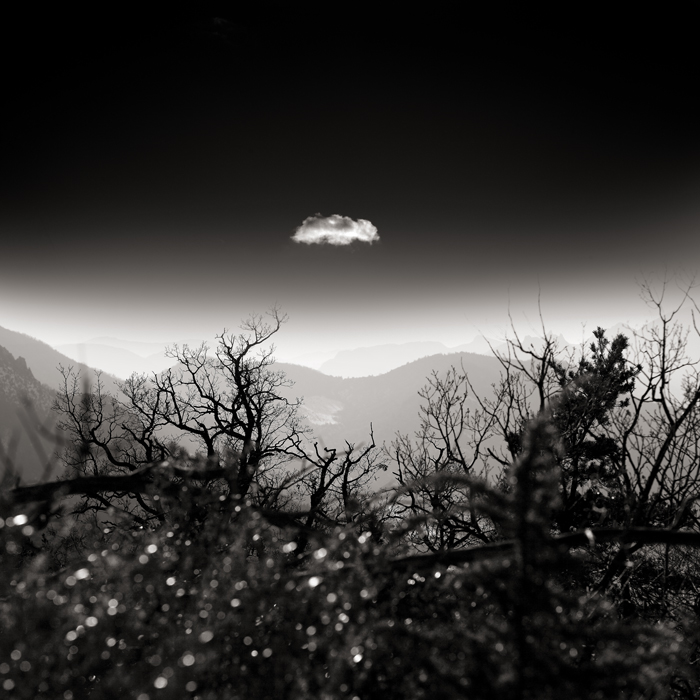
#> input picture resources/black_white1.jpg, 700 x 700 px
$ python -i sdhalftoning.py   (imports and definitions only)
#> lines starting #> are read from the running program, lines starting #| are printed output that depends on the picture; after the words box and inside, x2 and y2 are one past the last pixel; in counts of white or black regions, pixels touching at a corner belong together
#> further down, picture is the input picture: PIL image 700x700 RGB; mean R, G, B 61.1, 59.4, 57.6
from PIL import Image

#tramage à points dispersés

def execute(img):
	# Conversion en niveau de gris
	img = img.convert("L")

	# Définition de la taille de la grille de points
	grid_size = 10

	# Création d'une nouvelle image pour le tramage
	new_img = Image.new("1", (img.width, img.height))
#> new_img: PIL image 700x700 1; every value is 0

	# Boucle sur chaque pixel de l'image
	for x in range(img.width):
		for y in range(img.height):
			# Récupération de la valeur de luminosité du pixel
			lum = img.getpixel((x, y))

			# Calcul de la valeur moyenne de la grille de points
			avg_lum = sum([img.getpixel((i, j)) for i in range(x, x+grid_size) for j in range(y, y+grid_size)]) // (grid_size ** 2)

			# Si la valeur moyenne est supérieure ou égale à la luminosité du pixel, le point est noir
			if avg_lum >= lum:
				new_img.putpixel((x, y), 1)
			# Sinon, le point est blanc
			else:
				new_img.putpixel((x, y), 0)
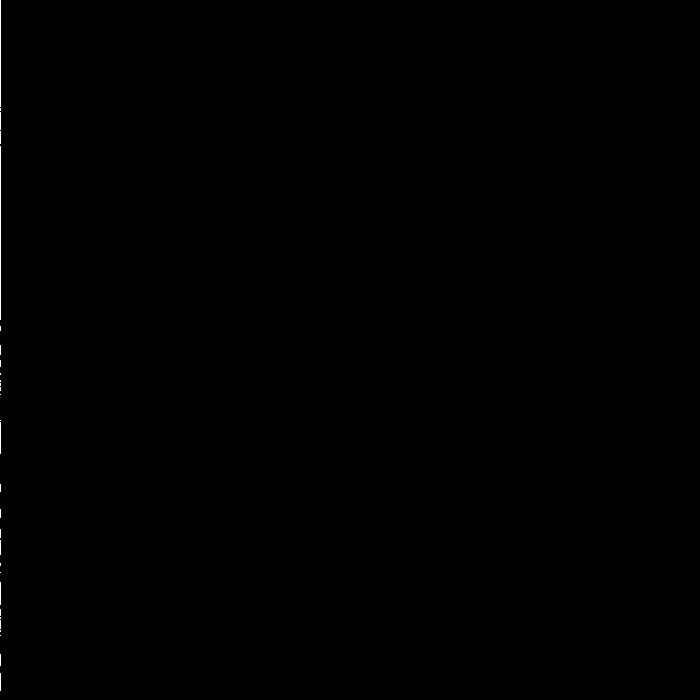
#> new_img: PIL image 700x700 1; 0.1% white in thin lines or dots, all inside (x1, y1, x2, y2) = (0, 0, 1, 691)

	# Sauvegarde de l'image tramee
	new_img.show()

>>> from PIL import Image
>>> picture = Image.open('../resources/black_white1.jpg')
#> (the run stopped early here; a loop or call above may not have finished)

$ run again, on resources/clr.jpg
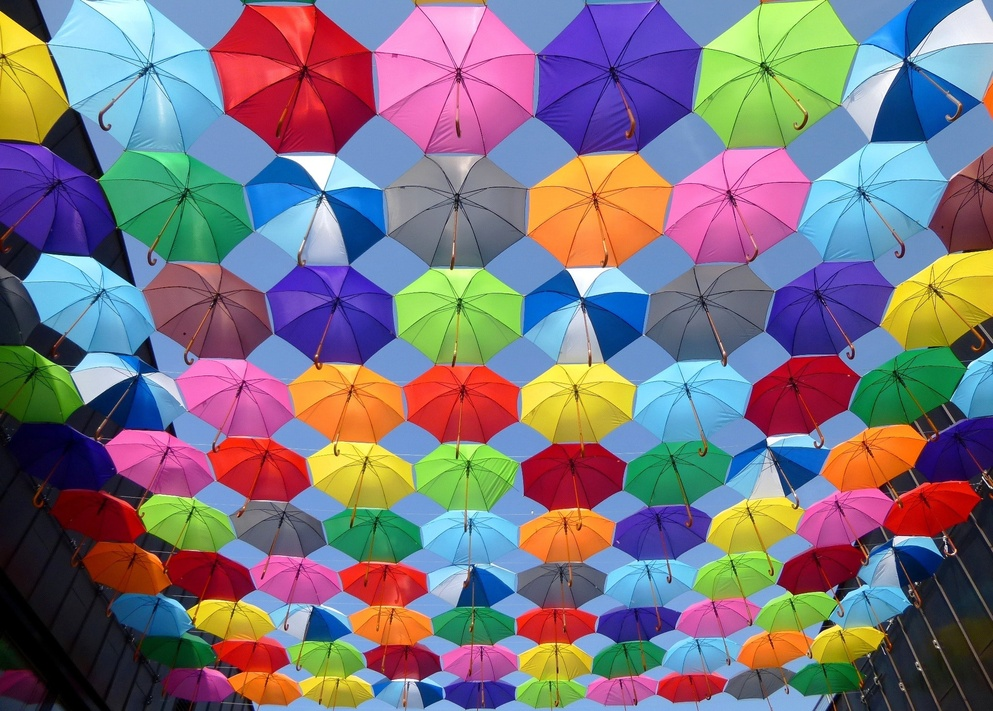
#> input picture resources/clr.jpg, 993 x 711 px, shrunk from 2048 x 1466 before the run
#> picture is the input picture: PIL image 993x711 RGB; mean R, G, B 123.9, 115.5, 126.1
#> in execute, `img = img.convert("L")`:
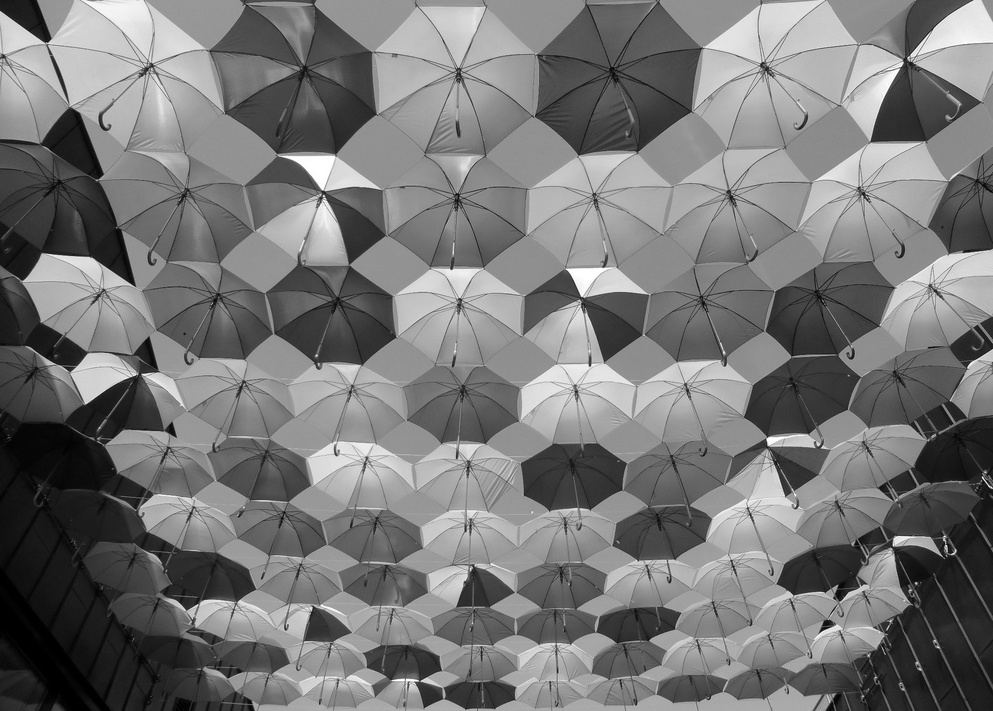
#> img: PIL image 993x711 L; min 0, max 255, mean 119.2
